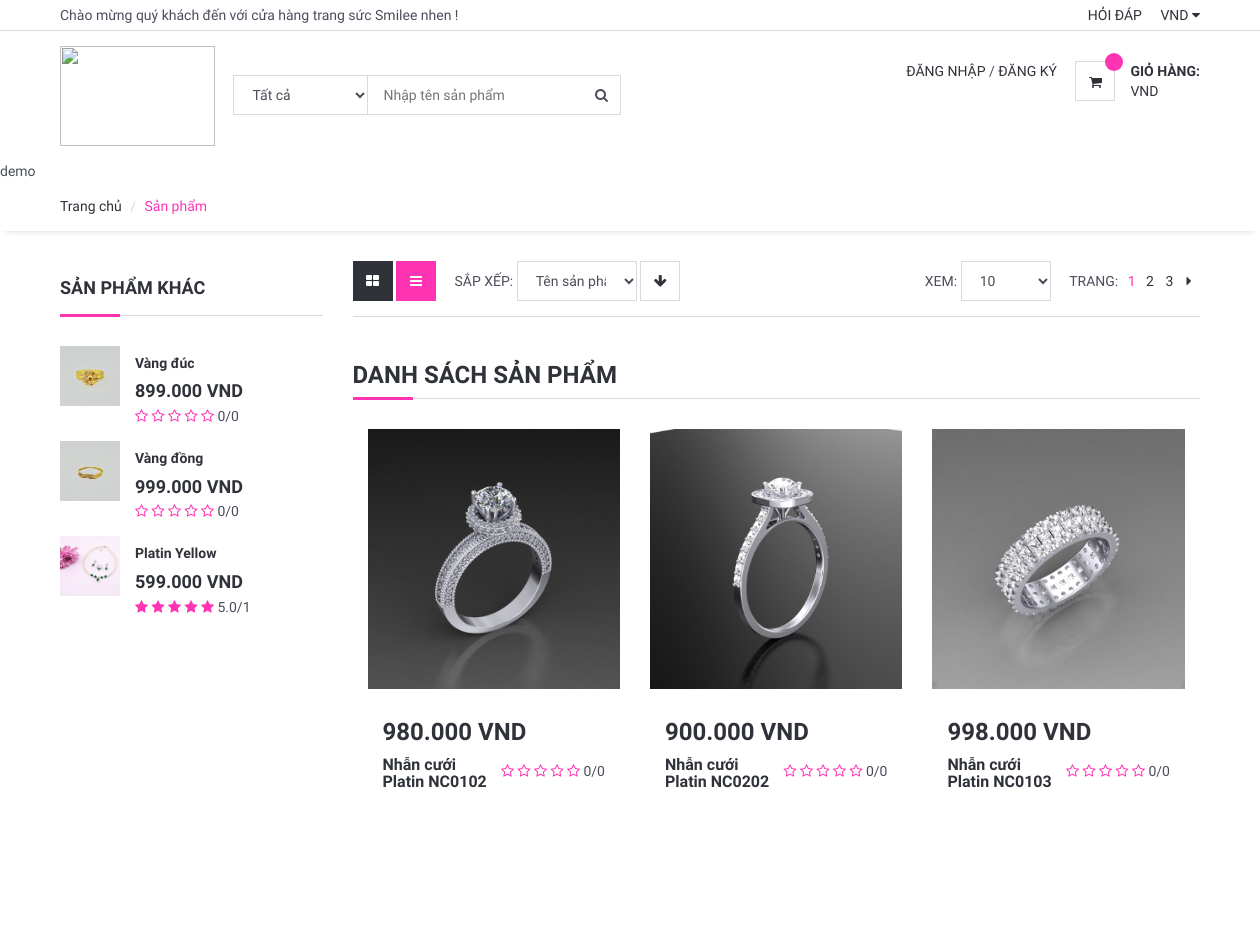
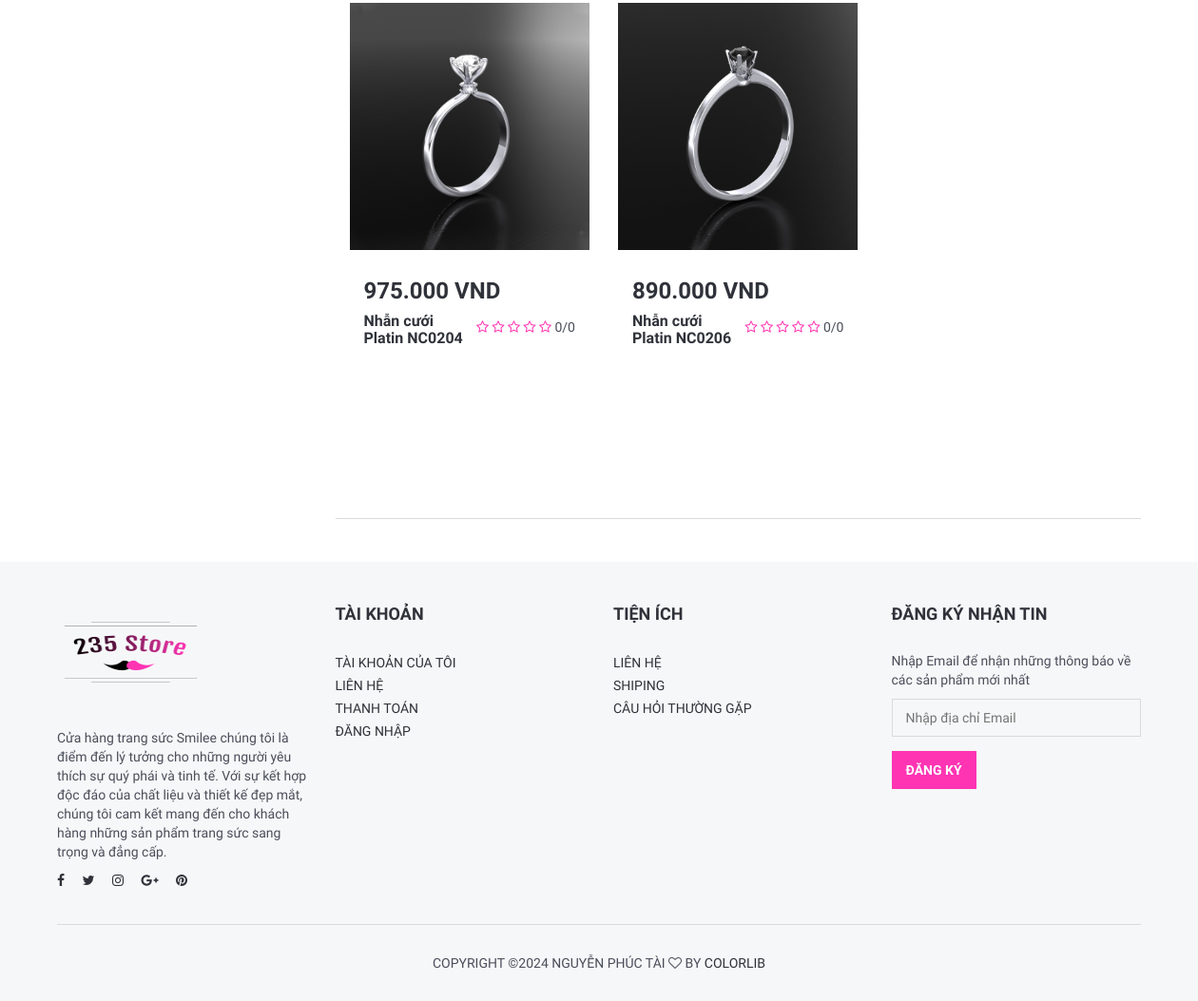
Screenshot of /category/5/nhan-cuoi with the database file from the repository (2 pictures, top to bottom).
### product/models.py (models this page shows, shortened)
class Product(models.Model):
    STATUS = (
        ('True', 'True'),
        ('False', 'False'),
    )
    VARIANTS = (
        ('None', 'None'),
        ('Size', 'Size'),
        ('Color', 'Color'),
        ('Size-Color', 'Size-Color'),
    )
    category = models.ForeignKey(Category, on_delete=models.CASCADE) #many to one relation with Category
    title = models.CharField(max_length=150)
    keywords = models.CharField(max_length=255)
    description = models.TextField(max_length=255)
    image=models.ImageField(upload_to='images/',null=False)
    price = models.DecimalField(max_digits=12, decimal_places=3,default=0)
    amount=models.IntegerField(default=0)
    minamount=models.IntegerField(default=3)
    variant=models.CharField(max_length=10,choices=VARIANTS, default='None')
    detail=RichTextUploadingField()
    slug = models.SlugField(null=False, unique=True)
    status=models.CharField(max_length=10,choices=STATUS)
    create_at=models.DateTimeField(auto_now_add=True)
    update_at=models.DateTimeField(auto_now=True)
    def image_tag(self):
            return mark_safe('<img src="{}" height="50"/>'.format(self.image.url))
    image_tag.short_description='Image'
    def avaregereview(self):
        reviews = Comment.objects.filter(product=self, status='New').aggregate(avarage=Avg('rate'))
        avg = 0
        if reviews["avarage"] is not None:
            avg = float(reviews["avarage"])
        return avg
    def countreview(self):
        reviews = Comment.objects.filter(product=self, status='New').aggregate(count=Count('id'))
        cnt = 0
        if reviews["count"] is not None:
            cnt = int(reviews["count"])
        return cnt

### home/views.py (the view)
# urls.py: path('category/<int:id>/<slug:slug>', views.category_products,name='category_products'),
def category_products(request,id,slug):
    category = Category.objects.all()
    products=Product.objects.filter(category_id=id)
    products_mo = Product.objects.all().order_by('-id')[:3]
    context = {'products': products, 'category': category,
                'products_mo':products_mo,
               }
    return render(request,'category_product.html',context)

### home/templates/category_product.html (shortened to what this page needs)
{% extends 'homebase.html' %}
{% block sidebar %} {% include 'sidebar.html' %} {% endblock %}
{% block body %}
	<div id="breadcrumb">
		<div class="container">
			<ul class="breadcrumb">
                <li><a href="">Trang chủ</a></li>
                <li class="active">Sản phẩm</li>
			</ul>
		</div>
	</div>
	<div class="section">
		<div class="container">
			<div class="row">
				<div id="aside" class="col-md-3">
					<div class="aside">
						<h3 class="aside-title">Sản phẩm khác</h3>
						{% for rs in products_mo %}
						<div class="product product-widget">
							<div class="product-thumb">
								<a href="/product/{{ rs.id }}/{{rs.slug}}">
								<img src="{{ rs.image.url }}" alt="" style="height: 60px">
								</a>
							</div>
							<div class="product-body">
								<h2 class="product-name"><a href="#">{{ rs.title }}</a></h2>
								<h3 class="product-price">{{rs.price}} VND <del class="product-old-price"></del></h3>
								<div class="product-rating">
									<i class="fa fa-star{% if rs.avaregereview < 1%}-o empty{% endif%}" style="color:#FF34B3"></i>
									<i class="fa fa-star{% if rs.avaregereview < 2%}-o empty{% endif%}" style="color:#FF34B3"></i>
									<i class="fa fa-star{% if rs.avaregereview < 3%}-o empty{% endif%}" style="color:#FF34B3"></i>
									<i class="fa fa-star{% if rs.avaregereview < 4%}-o empty{% endif%}" style="color:#FF34B3"></i>
									<i class="fa fa-star{% if rs.avaregereview < 5%}-o empty{% endif%}" style="color:#FF34B3"></i>
									{{ rs.avaregereview}}/{{ rs.countreview}}
								</div>
							</div>
						</div>
						{% endfor %}
					</div>
				</div>
				<div id="main" class="col-md-9">
					<div class="store-filter clearfix">
						<div class="pull-left">
							<div class="row-filter">
								<a href="#"><i class="fa fa-th-large"></i></a>
								<a href="#" class="active"><i class="fa fa-bars"></i></a>
							</div>
							<div class="sort-filter">
								<span class="text-uppercase">Sắp xếp:</span>
								<select class="input">
										<option value="0">Tên sản phẩm</option>
									</select>
								<a href="#" class="main-btn icon-btn"><i class="fa fa-arrow-down"></i></a>
							</div>
						</div>
						<div class="pull-right">
							<div class="page-filter">
								<span class="text-uppercase">Xem:</span>
								<select class="input">
										<option value="0">10</option>
									</select>
							</div>
							<ul class="store-pages">
								<li><span class="text-uppercase">Trang:</span></li>
								<li class="active">1</li>
								<li><a href="#">2</a></li>
								<li><a href="#">3</a></li>
								<li><a href="#"><i class="fa fa-caret-right"></i></a></li>
							</ul>
						</div>
					</div>
					<div id="store">
						<div class="row">
							<div class="col-md-12">
						<div class="order-summary clearfix">
							<div class="section-title">
								<h3 class="title">Danh sách sản phẩm</h3>
							</div>
							<table class="shopping-cart-table table">
								<tbody>
                                    {% for rs in products %}
									<div class="col-md-4 col-sm-6 col-xs-6">
                    					<div class="product product-single">
                        					<div class="product-thumb">
                            					<img src="{{ rs.image.url }}" alt="" style="height: 260px">
                        					</div>
                        			<div class="product-body">
                            		<h3 class="product-price">{{ rs.price}} VND </h3>
										<div class="product-rating">
                                			<i class="fa fa-star{% if rs.avaregereview < 1%}-o empty{% endif%}" style="color:#FF34B3"></i>
                                			<i class="fa fa-star{% if rs.avaregereview < 2%}-o empty{% endif%}" style="color:#FF34B3"></i>
                               				<i class="fa fa-star{% if rs.avaregereview < 3%}-o empty{% endif%}" style="color:#FF34B3"></i>
                                			<i class="fa fa-star{% if rs.avaregereview < 4%}-o empty{% endif%}" style="color:#FF34B3"></i>
                                			<i class="fa fa-star{% if rs.avaregereview < 5%}-o empty{% endif%}" style="color:#FF34B3"></i>
                                			{{ rs.avaregereview}}/{{ rs.countreview}}
                            			</div>
                            		<h2 class="product-name"><a href="#">{{ rs.title }}</a></h2>
                        			</div>
                    				</div>
                					</div>
                                    {% endfor %}
								</tbody>
							</table>
						</div>
					</div>
						</div>
					</div>
				</div>
			</div>
		</div>
	</div>
{% endblock %}

### home/static/css/style.css (style rules this page uses)
body { font-family: 'Hind', sans-serif; color: #4A4E5A; overflow-x: hidden; }
h1, h2, h3, h4, h5, h6 { color: #30323A; margin: 0 0 10px; font-weight: 700; }
a { color: #30323A; -webkit-transition: 0.3s color; transition: 0.3s color; }
ul, ol { margin: 0; padding: 0; list-style: none }
.main-btn, .primary-btn { display: inline-block; padding: 10px 15px; text-transform: uppercase; font-weight: 700; border: none; -webkit-transition: 0.3s all; transition: 0.3s all; }
.icon-btn.main-btn, .icon-btn.primary-btn { width: 40px; height: 40px; line-height: 40px; text-align: center; padding: 0px; border: none; }
.main-btn { color: #30323A; background-color: #FFF; -webkit-box-shadow: 0px 0px 0px 1px #DADADA inset, 0px 0px 0px 6px transparent; box-shadow: 0px 0px 0px 1px #DADADA inset, 0px 0px 0px 6px transparent; }
.input { width: 100%; height: 40px; padding: 0px 15px; border: none; background-color: transparent; -webkit-box-shadow: 0px 0px 0px 1px #DADADA inset, 0px 0px 0px 5px transparent; box-shadow: 0px 0px 0px 1px #DADADA inset, 0px 0px 0px 5px transparent; -webkit-transition: 0.3s all; transition: 0.3s all; }
.section { padding-top: 30px; padding-bottom: 30px; }
.section-title { position: relative; margin-bottom: 15px; margin-top: 15px; border-bottom: 1px solid #DADADA; }
.section-title .title { display: inline-block; text-transform: uppercase; }
.section-title:after { content: ""; position: absolute; left: 0; bottom: -1.5px; height: 3px; width: 60px; background-color: #FF34B3; }
#breadcrumb { -webkit-box-shadow: 0px 6px 6px -6px rgba(0, 0, 0, 0.175); box-shadow: 0px 6px 6px -6px rgba(0, 0, 0, 0.175); }
.breadcrumb { background-color: transparent; border: none; border-radius: 0px; padding: 15px 0px; margin: 0; }
.breadcrumb>.active { color: #FF34B3; }
.breadcrumb>li+li:before { color: #DADADA; }
.product .product-rating { display: inline-block; }
.product .product-rating>i { color: #FFB656; }
.product .product-rating>i.empty { color: #DADADA; }
.product.product-single { margin-top: 15px; margin-bottom: 15px; -webkit-transition: 0.3s all; transition: 0.3s all; }
.product.product-single .product-thumb { position: relative; margin-bottom: 15px; }
.product.product-single .product-thumb>img { width: 100%; }
.product.product-single .product-thumb:after { content: ""; position: absolute; top: 0; left: 0; right: 0; bottom: 0; background-color: #FFF; opacity: 0; visibility: hidden; z-index: 0; -webkit-transition: 0.3s all; transition: 0.3s all; }
.product.product-single .product-body { padding: 15px; }
.product.product-single .product-price { display: inline-block; }
.product.product-single .product-rating { float: right; margin-top: 5px; }
.product.product-single .product-name { font-size: 16px; }
.product.product-widget { position: relative; margin-top: 15px; margin-bottom: 15px; }
.product.product-widget .product-thumb { position: absolute; left: 0; top: 0; width: 60px; }
.product.product-widget .product-body { padding-left: 75px; padding-top: 10px; min-height: 60px; }
.product.product-widget .product-price { font-size: 18px; margin-bottom: 5px; }
.product.product-widget .product-name { font-size: 14px; }
#aside .aside { margin-bottom: 30px; }
#aside .aside:last-child { margin-bottom: 0px; }
.aside .aside-title { position: relative; border-bottom: 1px solid #DADADA; text-transform: uppercase; padding-bottom: 15px; margin-bottom: 30px; margin-top: 15px; line-height: 24px; font-size: 18px; }
.aside .aside-title:after { content: ""; position: absolute; left: 0; bottom: -1.5px; height: 3px; width: 60px; background-color: #FF34B3; }
#store { margin-top: 15px; padding-top: 30px; border-top: 1px solid #DADADA; margin-bottom: 15px; padding-bottom: 30px; border-bottom: 1px solid #DADADA; }
.row-filter { display: inline-block; vertical-align: top; }
.row-filter>a { display: inline-block; height: 40px; width: 40px; line-height: 40px; text-align: center; color: #FFF; background-color: #30323A; -webkit-transition: 0.3s all; transition: 0.3s all; }
.row-filter>a.active { background-color: #FF34B3; }
.sort-filter { display: inline-block; margin-left: 15px; }
.sort-filter select.input { width: 120px; }
.page-filter select.input { width: 90px; }
.page-filter { display: inline-block; }
.store-pages { display: inline-block; margin-left: 15px; }
.store-pages li { display: inline-block; margin-right: 6px; }
.store-pages li a { display: block; min-width: 10px; text-align: center; }
.store-pages li.active { color: #FF34B3; }

### rows the page displays
Product: image (picture), title "Vàng đúc", price "899.000", avaregereview "0", countreview "0"
Product: image (picture), title "Vàng đồng", price "999.000", avaregereview "0", countreview "0"
Product: image (picture), title "Platin Yellow", price "599.000", avaregereview "5.0", countreview "1"
Product: image (picture), price "980.000", avaregereview "0", countreview "0", title "Nhẫn cưới Platin NC0102"
Product: image (picture), price "900.000", avaregereview "0", countreview "0", title "Nhẫn cưới Platin NC0202"
Product: image (picture), price "998.000", avaregereview "0", countreview "0", title "Nhẫn cưới Platin NC0103"
Product: image (picture), price "975.000", avaregereview "0", countreview "0", title "Nhẫn cưới Platin NC0204"
Product: image (picture), price "890.000", avaregereview "0", countreview "0", title "Nhẫn cưới Platin NC0206"
